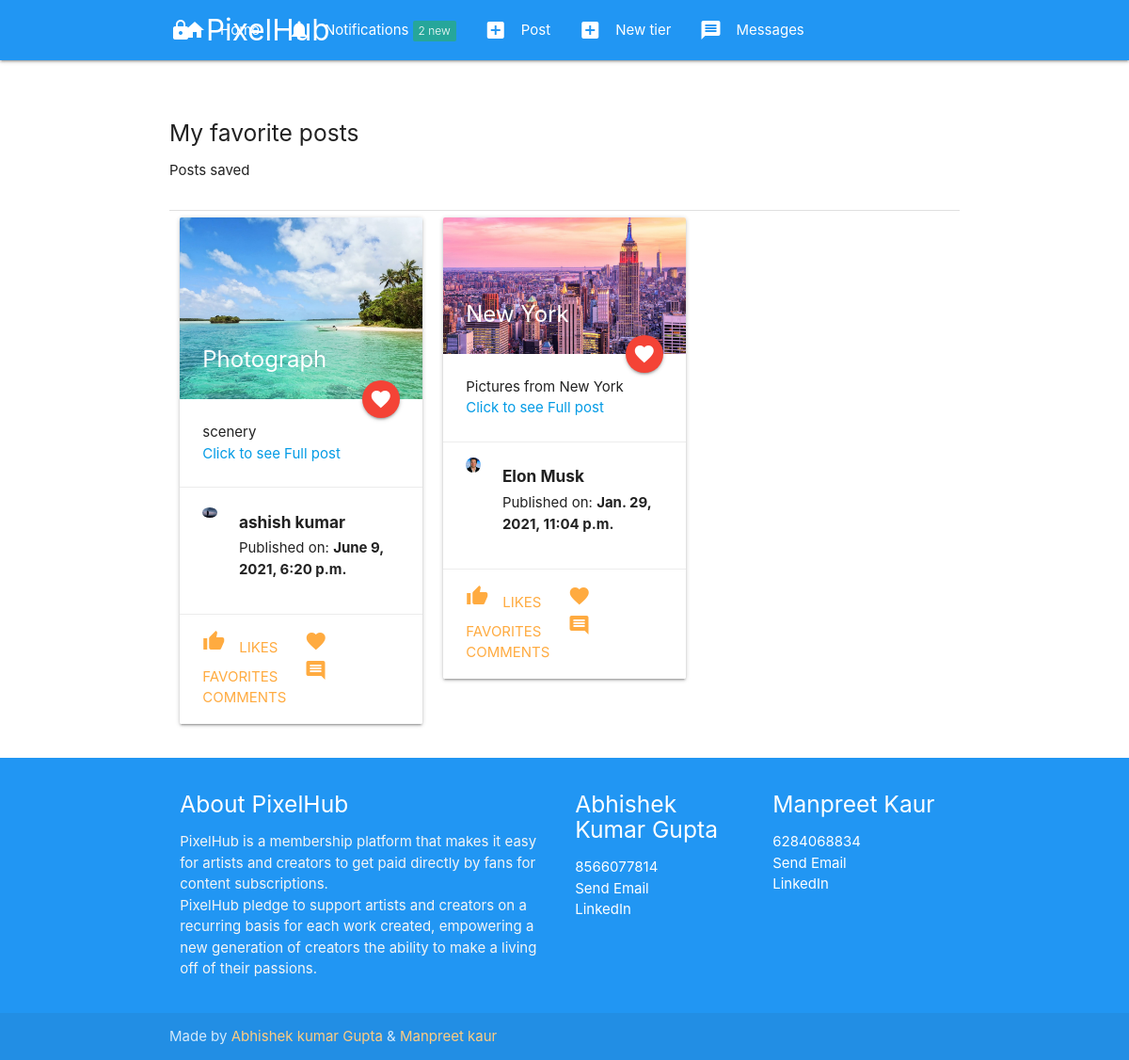
/post/bookmarks/ (signed in), run on the app's committed database.
### post/models.py (models this page shows)
class Post(models.Model):
    id = models.UUIDField(primary_key=True, default=uuid.uuid4, editable=False)
    content = models.ManyToManyField(PostFileContent, related_name='contents')
    title = models.CharField(max_length=150)
    caption = models.TextField(max_length=1500, verbose_name='Caption')
    posted = models.DateTimeField(auto_now_add=True)
    tier = models.ForeignKey(Tier, on_delete=models.CASCADE, related_name='tiers')
    user = models.ForeignKey(User, on_delete=models.CASCADE)
    likes_count = models.IntegerField(default=0)
    comments_count = models.IntegerField(default=0)
    favorites_count = models.IntegerField(default=0)
    def get_absolute_url(self):
        return reverse('postdetails', args=[str(self.id)])

class PostFileContent(models.Model):
    user = models.ForeignKey(User, on_delete=models.CASCADE, related_name='content_owner')
    file = models.FileField(upload_to=user_directory_path)
    tier = models.ForeignKey(Tier, on_delete=models.CASCADE, related_name='tier_file')
    posted = models.DateTimeField(auto_now_add=True)

### authy/models.py (models this page shows, shortened)
class Profile(models.Model):
	user = models.OneToOneField(User, on_delete=models.CASCADE, related_name='profile')
	location = models.CharField(max_length=50, null=True, blank=True)
	url = models.CharField(max_length=80, null=True, blank=True)
	profile_info = models.TextField(max_length=150, null=True, blank=True)
	created = models.DateField(auto_now_add=True)
	picture = models.ImageField(upload_to=user_directory_path_profile, blank=True, null=True, verbose_name='Picture')
	banner = models.ImageField(upload_to=user_directory_path_banner, blank=True, null=True, verbose_name='Banner')

### post/views.py (the view)
# urls.py: path('bookmarks/', BookmarkList, name='bookmarks'),
@login_required
def BookmarkList(request):
    bookmark_list = Bookmark.objects.get(user=request.user)
    paginator = Paginator(bookmark_list.posts.all(), 9)
    page_number = request.GET.get('page')
    bookmark_data = paginator.get_page(page_number)
    context = {
        'bookmark_data': bookmark_data,
    }
    return render(request, 'bookmark_list.html', context)

### authy/views.py (called while the page is built)
def SideNavInfo(request):
	user = request.user
	nav_profile = None
	fans = None
	follows = None
	if user.is_authenticated:
		nav_profile = Profile.objects.get(user=user)
		fans = Subscription.objects.filter(subscribed=user).count()
		follows = Subscription.objects.filter(subscriber=user).count()
	return {'nav_profile': nav_profile, 'fans': fans, 'follows': follows}

### direct/views.py (called while the page is built)
def CheckDirects(request):
    directs_count = 0
    if request.user.is_authenticated:
        directs_count = Message.objects.filter(user=request.user, is_read=False).count()
    return {'directs_count': directs_count}

### notifications/views.py (called while the page is built)
def CountNotifications(request):
    count_notifications = None
    if request.user.is_authenticated:
        count_notifications = Notification.objects.filter(user=request.user, is_seen=False).count()
    return {'count_notifications': count_notifications}

### fans_clone/templates/bookmark_list.html (shortened to what this page needs)
{% extends 'base.html' %}
{% load static %}
{% block content %}
<div class="section">
  <h5>My favorite posts</h5>
  <p>Posts saved</p>
</div>
<div class="divider"></div>
{% for post in bookmark_data %}
    <div class="col s12 m4">
      <div class="card">
        <div class="card-image">
        {% if post.content.first.file.name|slice:"-3:" == 'jpg' %}
          <a href="{{ post.get_absolute_url }}"><img src="{{ post.content.first.file.url }}"></a>
          <span class="card-title"><b>{{ post.title }}</b></span>
          <a class="btn-floating halfway-fab waves-effect waves-light red"><i class="material-icons">favorite</i></a>
        {% else %}
        <div class="video-container">
          <video class="responsive-video" controls="controls" preload="metadata">
            <source src="{{ post.content.first.file.url }}#t=0.5" type="video/mp4">
          </video>
        </div>
        {% endif %}
        </div>
        <div class="card-content">
          {{ post.caption }}
          <p><a href="{{ post.get_absolute_url }}">Click to see Full post</a></p>
        </div>
        <div class="card-action">
          <div class="row">
            <div class="col s2">
              {% if post.user.profile.picture %}
                <img src="{{ post.user.profile.picture.url }}" class="circle responsive-img">
              {% else %}
                <img src="{% static 'img/no_avatar.jpg' %}" class="circle responsive-img">
              {% endif %}
            </div>
            <div class="col s10">
              <h6><b>{{ post.user.first_name }} {{ post.user.last_name }}</b></h6>
              <span>Published on: <b>{{ post.posted }}</b></span>
            </div>
          </div>
        </div>
        <div class="card-action">
          <a href="{% url 'postlike' post.id %}"><i class="material-icons left">thumb_up</i>{{ stream.post.likes_count }} Likes</a>
          <a href="#"><i class="material-icons">favorite</i> {{ stream.post.favorites_count }} Favorites</a>
          <a href="#"><i class="material-icons">comment</i> {{ stream.post.comments_count }} Comments</a>
        </div>
      </div>
    </div>
    {% endfor %}
    <div class="col s12 m12 center-align">
      </div>
{% endblock %}

### data on the page
Post: content.first.file (picture), title "Photograph", caption "scenery", user.profile.picture (placeholder picture), user.first_name "ashish", user.last_name "kumar", posted "June 9, 2021, 6:20 p.m."
Post: content.first.file (picture), title "New York", caption "Pictures from New York", user.profile.picture (placeholder picture), user.first_name "Elon", user.last_name "Musk", posted "Jan. 29, 2021, 11:04 p.m."

### other printed values
{{ count_notifications }} "2"
